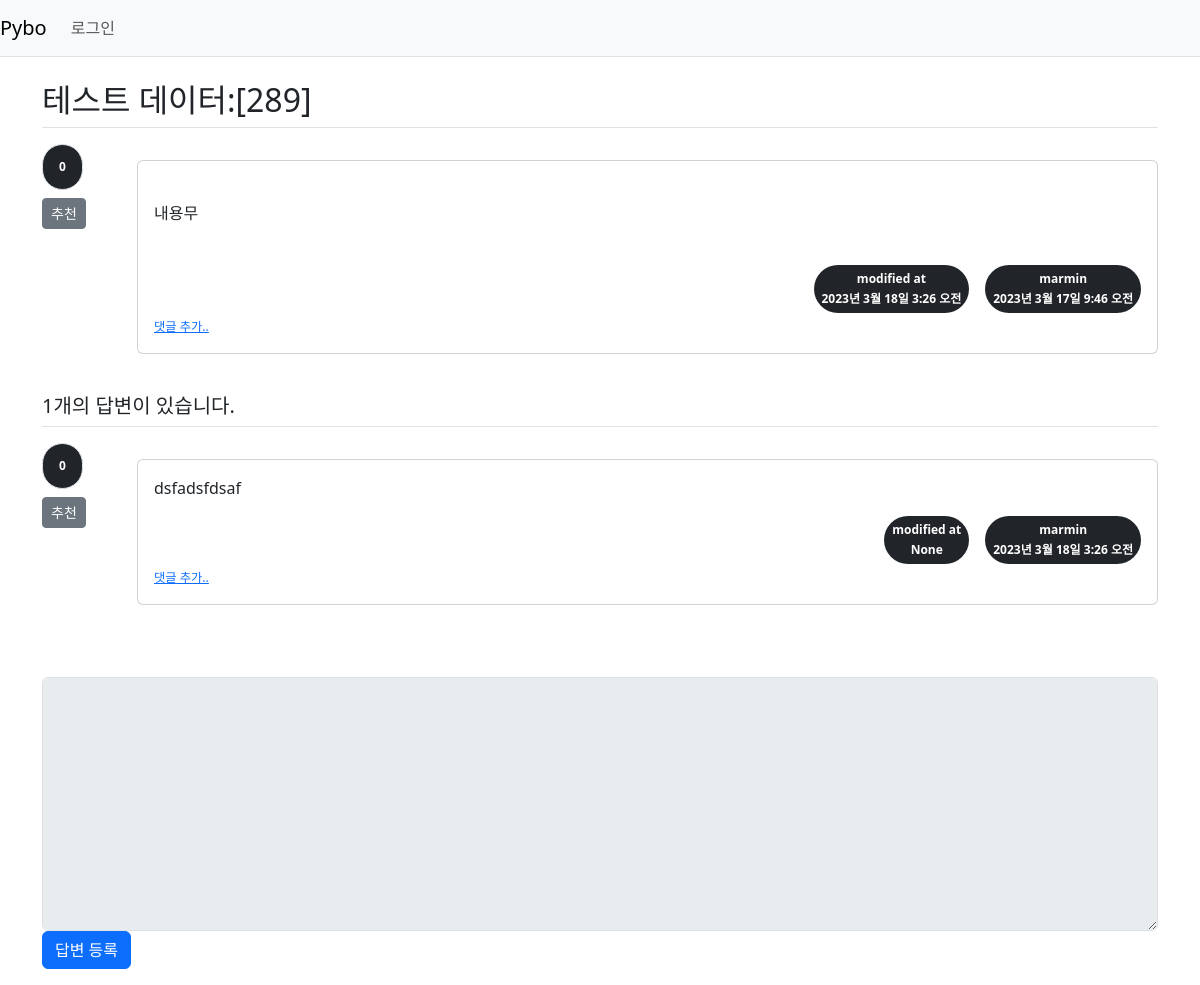
The page /pybo/295/ on the database as committed earlier.
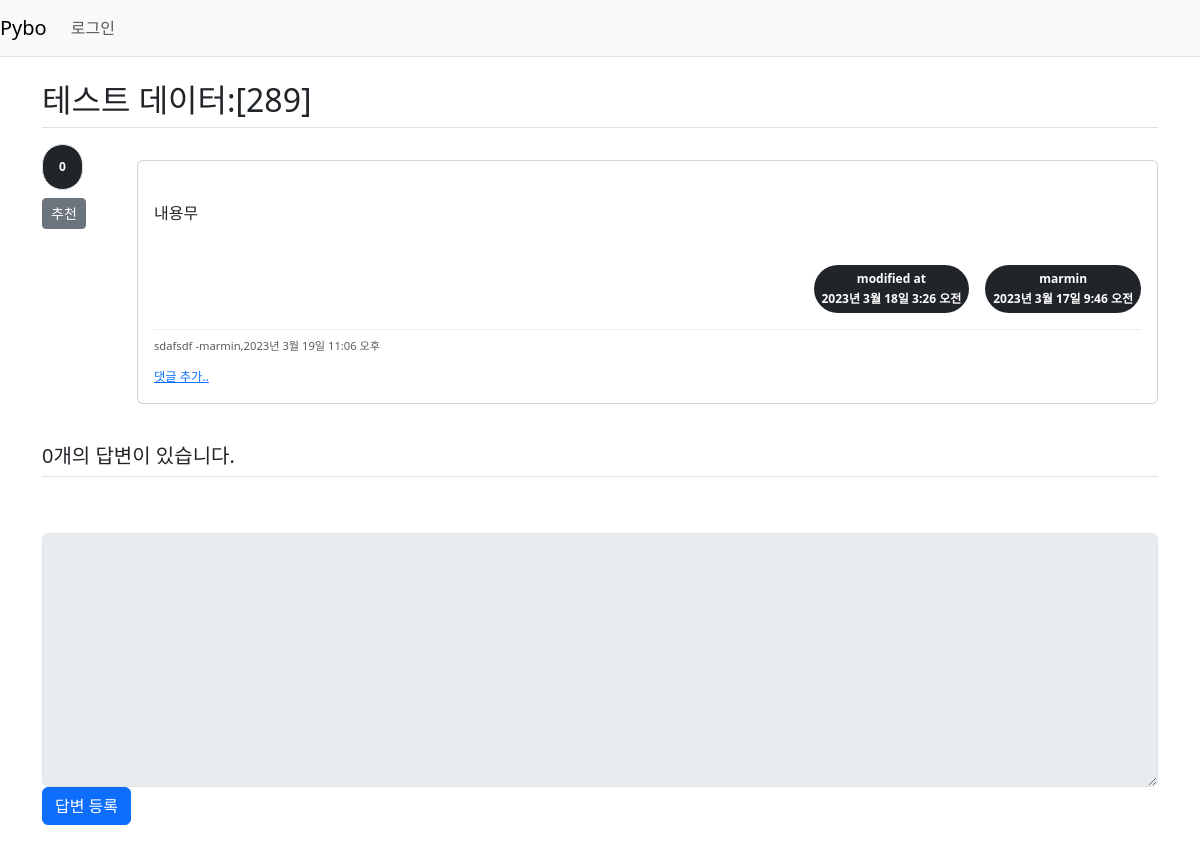
The same page on the database as committed later.
### pybo/models.py (models this page shows, shortened)
class Question(models.Model):
    subject = models.CharField(max_length=200)
    content = models.TextField()
    create_date = models.DateTimeField()
    author = models.ForeignKey(User, on_delete=models.CASCADE
                               , related_name='author_question')
    modify_date = models.DateTimeField(null=True, blank=True)
    voter = models.ManyToManyField(User, related_name='voter_question')

class Answer(models.Model):
    question = models.ForeignKey(Question, on_delete=models.CASCADE)
    content = models.TextField()
    create_date = models.DateTimeField()
    author = models.ForeignKey(User, on_delete=models.CASCADE
                               ,related_name='author_answer')
    modify_date = models.DateTimeField(null=True, blank=True)
    voter = models.ManyToManyField(User, related_name='voter_answer')

class Comment(models.Model):
    author = models.ForeignKey(User, on_delete=models.CASCADE)
    content = models.TextField()
    create_date = models.DateTimeField()
    modify_date = models.DateTimeField(null=True, blank=True)
    question = models.ForeignKey(Question, null=True, blank=True,
                                 on_delete=models.CASCADE)
    answer = models.ForeignKey(Answer, null=True, blank=True,
                               on_delete=models.CASCADE)

### pybo/views/base_views.py (the view)
# urls.py: path('<int:question_id>/',base_views.detail, name='detail'),
def detail(request, question_id):
    question = get_object_or_404(Question,pk=question_id)
    context = {'question': question}
    return render(request,'pybo/question_detail.html',context)

### pybo/templatetags/pybo_filter.py (called while the page is built)
@register.filter()
def mark(value):
    extensions = ["nl2br", "fenced_code"]
    return mark_safe(markdown.markdown(value, extensions=extensions))

### templates/pybo/question_detail.html (shortened to what this page needs)
{% extends 'base.html' %}
{% load pybo_filter %}
{% block content %}
<div class="container my-3">
    <h2 class="border-bottom py-2">{{ question.subject }}</h2>
     <div class="row my-3">
    <div class="col-1">
        <div class="badge rounded-pill bg-dark p-3 border font-weight-bolder mb-1">
            {{ question.voter.count }}
        </div>
        <a href="#" data-uri="{% url 'pybo:vote_question' question.id %}"
           class="recommend btn btn-sm btn-secondary btn-block my-1">추천</a>
    </div>
        <div class="col-11">
    <div class="card my-3">
        <div class="card-body">
            <div class="card-text" style="white-space:pre-line;">
                {{ question.content|mark }}
            </div>
            <div class="d-flex justify-content-end">
                {% if question.modify_date %}
                <div class="badge rounded-pill bg-dark p-2 text-left mx-3">
                    <div class="mb-2">modified at</div>
                    <div>{{ question.modify_date }}</div>
                </div>
                {% endif %}
                <div class="badge rounded-pill bg-dark p-2 text-left">
                    <div class="mb-2">{{ question.author.username }}</div>
                    <div>{{ question.create_date }}</div>
                </div>
            </div>
            {% if question.comment_set.count > 0 %}
            <div class="mt-3">
                {% for comment in question.comment_set.all %}
                <div class="comment py-2 text-muted">
                    <span style="white-space:pre-line;">{{ comment.content }}</span>
                    <span>
                        -{{ comment.author }},{{ comment.create_date }}
                    </span>
                </div>
                {% endfor %}
            </div>
            {% endif %}
        <div>
            <a href="{% url 'pybo:comment_create_question' question.id %}"
               class="small"><small>댓글 추가..</small></a>
        </div>
        </div>
        </div>
        </div>
    </div>
    <h5 class="border-bottom my-3 py-2">
        {{ question.answer_set.count }}개의 답변이 있습니다.
    </h5>
    {% for answer in question.answer_set.all %}
    <div class="row my-3">
        <div class="col-1">
            <div class="badge rounded-pill bg-dark text-center p-3 border font-weight-bolder mb-1">
                {{ answer.voter.count }}
            </div>
            <a href="#" data-uri="{% url 'pybo:vote_answer' answer.id %}"
               class="recommend btn btn-sm btn-secondary btn-block my-1">추천</a>
        </div>
        <div class="col-11">
    <div class="card my-3">
        <div class="card-body">
            <div class="card-text" style="white-space:pre-line;">{{ answer.content|mark }}</div>
            <div class="d-flex justify-content-end">
                {% if question.modify_date %}
                <div class="badge rounded-pill bg-dark p-2 text-left mx-3">
                    <div class="mb-2">modified at</div>
                    <div>{{ answer.modify_date }}</div>
                </div>
                {% endif %}
                <div class="badge rounded-pill bg-dark p-2 text-left" style="display:block !important">
                    <div class="mb-2">{{ answer.author.username }}</div>
                    <div>{{answer.create_date}}</div>
                </div>
            </div>
        <div>
            <a href="{% url 'pybo:comment_create_answer' answer.id %}"
               class="small"><small>댓글 추가..</small></a>
        </div>
        </div>
    </div>
            </div>
        </div>
    {% endfor %}
    <br>
    <form action="{% url 'pybo:answer_create' question.id %}"
          method="post" class="my-3">
        <div class="form-group">
            <textarea name="content" id="content"
                      {% if not user.is_authenticated %} disabled {% endif %}
                      class="form-control" rows="10"></textarea>
        </div>
        <input type="submit" value="답변 등록" class="btn btn-primary">
    </form>
</div>
{% endblock %}

### templates/base.html (shortened to what this page needs)
{% load static %}
<!DOCTYPE html>
<html lang="en">
<head>
  <link rel="stylesheet" type="text/css" href="{% static 'style.css' %}">
  <link href="https://cdn.jsdelivr.net/npm/bootstrap@5.3.0-alpha1/dist/css/bootstrap.min.css" rel="stylesheet">
  <link rel="stylesheet" type="text/css" href="{% static 'style.css' %}">
</head>
<body>
{% include "navbar.html" %}
{% block content %}
{% endblock %}
</body>
</html>

### templates/navbar.html (shortened to what this page needs)
<nav class="navbar navbar-expand-lg navbar-light bg-light border-bottom">
  <a class="navbar-brand" href="{% url 'pybo:index' %}">Pybo</a>
  <div class="collapse navbar-collapse flex-grow-0" id="navbarNav">
    <ul class="navbar-nav">
      <li class="nav-item">
        {% if user.is_authenticated %}
        <a class="nav-link" href="{% url 'common:logout' %}">
          {{ user.username }}(로그아웃)
        </a>
        {% else %}
        <a class="nav-link" href="{% url 'common:login' %}">로그인</a>
        {% endif %}
      </li>
    </ul>
  </div>
</nav>

### static/style.css (style rules this page uses)
.comment { border-top:dotted 1px #ddd; font-size:0.7em; }

Rows that differ between the two databases and show on the page:
removed Answer: voter.count "0", content|mark "dsfadsfdsaf", modify_date "None", author.username "marmin", create_date "2023년 3월 18일 3:26 오전"
computed for Question "테스트 데이터:[289]": answer_set.count "1" → "0"
added Comment: content "sdafsdf", author "marmin", create_date "2023년 3월 19일 11:06 오후"
